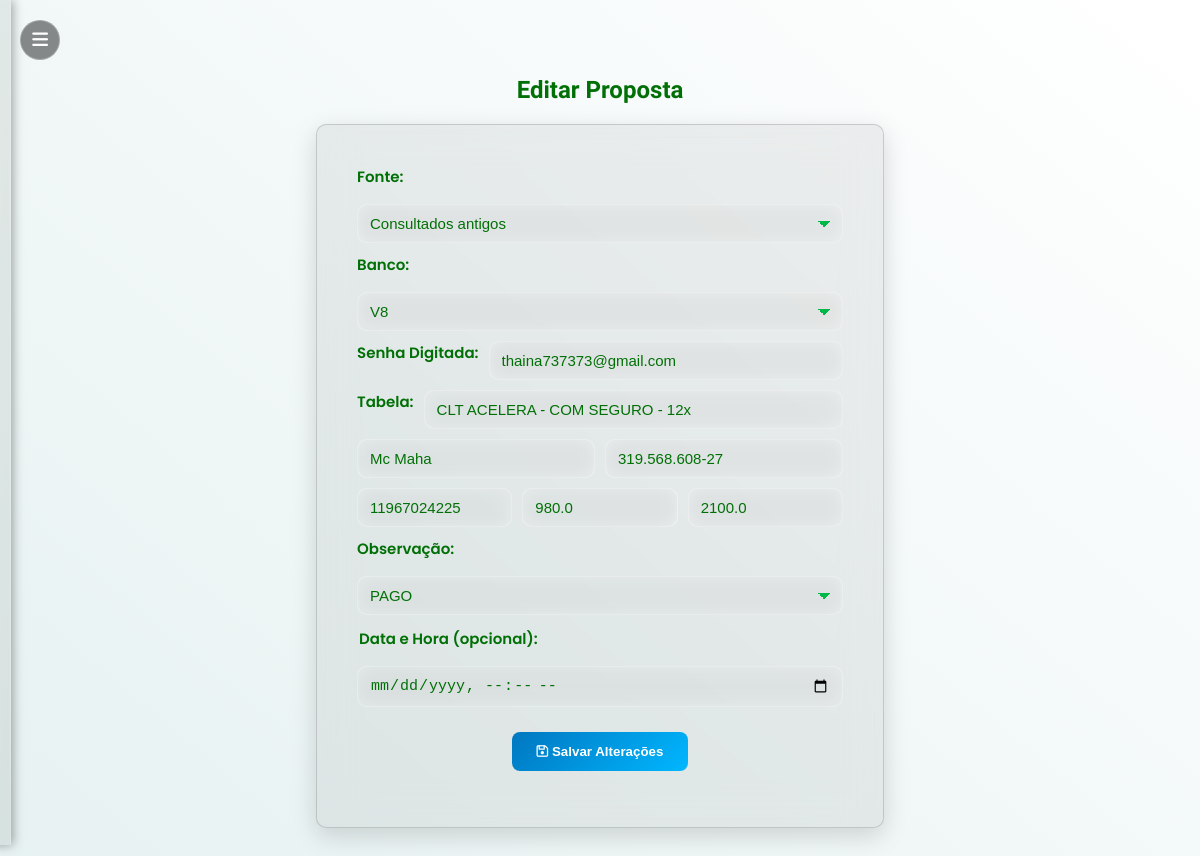
The page /editar_proposta/16?origem=relatorios (signed in) on the database its author committed.
### tables this page shows
CREATE TABLE propostas (
            id INTEGER PRIMARY KEY AUTOINCREMENT,
            data TEXT,
            consultor TEXT,
            fonte TEXT,
            banco TEXT,
            senha_digitada TEXT,
            tabela TEXT,
            nome_cliente TEXT,
            cpf TEXT,
            valor_equivalente REAL,
            valor_original REAL,
            observacao TEXT,
            telefone TEXT
        );

### app.py (the view, shortened to what this page needs)
@app.route("/editar_proposta/<int:id>", methods=["GET", "POST"])
def editar_proposta(id):
    if "user" not in session:
        return redirect(url_for("login"))
    try:
        conn = get_conn()
        cur = conn.cursor()
        ph = "?" if isinstance(conn, sqlite3.Connection) else "%s"
        cur.execute(f"""
            SELECT id, data, fonte, banco, senha_digitada, tabela, nome_cliente, cpf,
                   valor_equivalente, valor_original, observacao, telefone
            FROM propostas
            WHERE id = {ph}
        """, (id,))
        proposta = cur.fetchone()
        if not proposta:
            conn.close()
            return "Proposta não encontrada", 404
        conn.close()
        return render_template("editar_proposta.html", proposta=proposta)
    except Exception as e:
        print("Erro ao editar proposta:", e)
        if conn:
            conn.close()
        return f"Ocorreu um erro ao editar a proposta: {e}", 500

### app.py (called while the page is built)
def get_conn():
    if DATABASE_URL and psycopg2:
        return psycopg2.connect(DATABASE_URL, sslmode="require")
    else:
        return sqlite3.connect(LOCAL_DB, check_same_thread=False)

### templates/editar_proposta.html (shortened to what this page needs)
{% extends "base.html" %}
{% block content %}
<h1 class="titulo-tomorrow">Editar Proposta</h1>
<div class="container">
    <form method="POST">
        <div class="form-linha">
            <label>Fonte:</label>
            <select class="barra-cpf" name="fonte" required>
                <option value="Consultados antigos" {% if proposta[2]=='Consultados antigos' %}selected{% endif %}>
                    Consultados antigos</option>
            </select>
        </div>
        <div class="form-linha">
            <label>Banco:</label>
            <select class="barra-cpf" name="banco" id="banco" required>
                <option value="V8" {% if proposta[3]=='V8' %}selected{% endif %}>V8</option>
            </select>
        </div>
        <div class="form-linha">
            <label>Senha Digitada:</label>
            <input class="barra-cpf" type="text" name="senha_digitada" value="{{ proposta[4] or '' }}"
                placeholder="Senha Digitada">
        </div>
        <div class="form-linha">
            <label>Tabela:</label>
            <input class="barra-cpf" type="text" name="tabela" value="{{ proposta[5] or '' }}" placeholder="Tabela">
        </div>
        <div class="form-linha">
            <input class="barra-cpf" type="text" name="nome_cliente" placeholder="Nome do Cliente"
                value="{{ proposta[6] or '' }}" required>
            <input class="barra-cpf" type="text" name="cpf" placeholder="CPF" value="{{ proposta[7] or '' }}" required>
        </div>
        <div class="form-linha">
            <input class="barra-cpf" type="text" name="telefone" placeholder="Telefone"
                value="{{ proposta[11] or '' }}">
            <input class="barra-cpf" type="number" step="0.01" name="valor_equivalente" placeholder="Valor Equivalente"
                value="{{ proposta[8] or '' }}">
            <input class="barra-cpf" type="number" step="0.01" name="valor_original" placeholder="Valor Original"
                value="{{ proposta[9] or '' }}">
        </div>
        <div class="form-linha">
            <label>Observação:</label>
            <select name="observacao" class="barra-cpf">
                <option value="PAGO" {% if proposta[10]=='PAGO' %}selected{% endif %}>PAGO</option>
            </select>
        </div>
        <div class="form-linha data-hora-linha">
            <label>Data e Hora (opcional):</label>
            <input class="barra-cpf" type="datetime-local" name="data_manual"
            value="{% if proposta[1] %}
                {% if proposta[1] is string %}
                    {{ proposta[1][:16] }}
                {% else %}
                    {{ proposta[1].strftime('%Y-%m-%dT%H:%M') }}
                {% endif %}
                    {% endif %}">
        </div>
        <div class="button-group">
            <button type="submit" class="azul">
                <i class="fa fa-save"></i> Salvar Alterações
            </button>
        </div>
    </form>
</div>
{% endblock %}

### static/style.css (style rules this page uses)
:root { --gradiente-inicio: #e6f1f1; --gradiente-fim: #ffffff; --cor-texto: #007006; --bg-container: rgba(255, 255, 255, 0.12); --bg-input: rgba(255, 255, 255, 0.15); }
body.pagina { background: linear-gradient(40deg, var(--gradiente-inicio), var(--gradiente-fim)); font-family: 'Poppins', sans-serif; color: var(--cor-texto); min-height: 100vh; margin: 0; transition: 0.4s ease; font-family: 'Poppins', sans-serif !important; overflow-y: auto; font-family: 'Poppins', sans-serif !important; }
.container { background: rgba(255, 255, 255, 0.15); backdrop-filter: blur(18px); border-radius: 10px; padding: 40px; width: 45%; margin: auto; box-shadow: 0 8px 35px rgba(0, 0, 0, 0.25); border: 1px solid rgba(255, 255, 255, 0.2); transition: 0.3s; }
body:not(.dark-mode) .container { background: rgba(0, 0, 0, 0.06); border-color: rgba(0, 0, 0, 0.15); box-shadow: 0 8px 25px rgba(0, 0, 0, 0.15); }
.form-linha { display: flex; gap: 15px; margin-bottom: 15px; }
.form-linha input { flex: 1; }
.barra-cpf { width: 100%; padding: 12px 15px; border-radius: 10px; border: none; outline: none; font-size: 15px; background: rgba(255, 255, 255, 0.18); color: var(--cor-texto); backdrop-filter: blur(10px); transition: 0.3s; }
.barra-cpf::placeholder { color: var(--cor-texto); opacity: 0.8; }
.azul { background-color: #00b63a; border: none; color: white; padding: 12px 25px; border-radius: 8px; cursor: pointer; font-weight: 600; }
.titulo-tomorrow { font-family: 'Tomorrow', sans-serif; font-size: 32px; margin-bottom: 20px; }
.button-group { display: flex; justify-content: center; margin-top: 15px; gap: 10px; }
.form-linha { display: flex; gap: 10px; margin-bottom: 10px; flex-wrap: wrap; color: var(--cor-texto); }
.azul { background: linear-gradient(135deg, #0066cc, #00aaff); }
.azul { background: linear-gradient(135deg, #0077c0, #00b7ff); }
h1.titulo-tomorrow { font-size: 24px; }

### templates/editar_proposta.html (style rules this page uses)
.form-linha label { color: var(--cor-texto); font-weight: 600; font-size: 15px; margin-bottom: 6px; display: inline-block; }
input[type="datetime-local"].barra-cpf, select.barra-cpf, input.barra-cpf, textarea.barra-cpf { background: var(--bg-input); border: 1px solid rgba(255, 255, 255, 0.25); border-radius: 10px; color: var(--cor-texto); font-size: 15px; padding: 10px 12px; width: 100%; transition: 0.3s ease; }
.form-linha.data-hora-linha { margin-top: 12px; margin-bottom: 25px; display: flex; flex-direction: column; align-items: flex-start; }
.form-linha.data-hora-linha label { margin-bottom: 6px; margin-left: 2px; }
.button-group { margin-top: 10px; }
select.barra-cpf { appearance: none; -webkit-appearance: none; -moz-appearance: none; background: var(--bg-input); color: var(--cor-texto); font-weight: 500; }
select.barra-cpf option { background: var(--gradiente-fim); color: var(--cor-texto); }
select.barra-cpf { background-image: linear-gradient(45deg, transparent 50%, #00b848 50%), linear-gradient(135deg, #00b848 50%, transparent 50%); background-position: calc(100% - 18px) center, calc(100% - 12px) center; background-size: 6px 6px, 6px 6px; background-repeat: no-repeat; }

### rows shown on the page
propostas: fonte "Consultados antigos", banco "V8", senha_digitada "thaina737373@gmail.com", tabela "CLT ACELERA - COM SEGURO - 12x", nome_cliente "Mc Maha", cpf "319.568.608-27", telefone "11967024225", valor_equivalente "980.0", valor_original "2100.0", observacao "PAGO"
